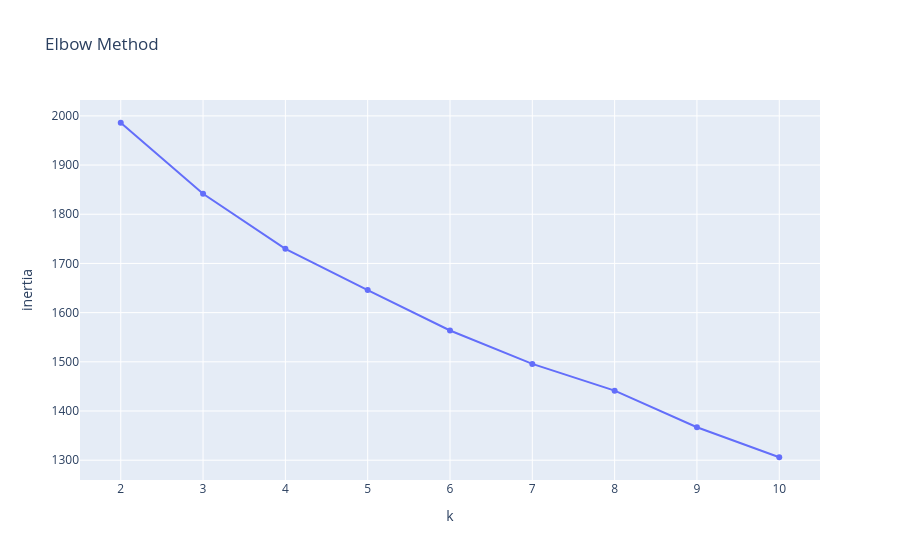
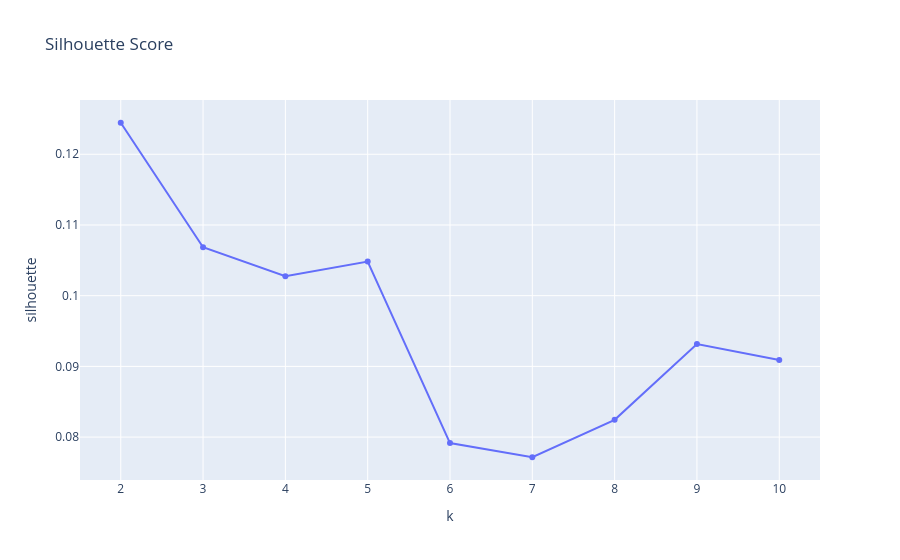

The code cell stored with these charts, in order, in its notebook:
### Code cell
px.line(
    df_results,
    x="k",
    y="inertia",
    markers=True,
    title="Elbow Method"
).show()

px.line(
    df_results,
    x="k",
    y="silhouette",
    markers=True,
    title="Silhouette Score"
).show()

### Figure 1 — Plotly figure (JSON) as saved in the notebook; plotly's stock layout.template omitted (floating-point values rounded to 4 significant figures)
{"data": [{"hovertemplate": "k=%{x}<br>inertia=%{y}<extra></extra>", "legendgroup": "", "line": {"color": "#636efa", "dash": "solid"}, "marker": {"symbol": "circle"}, "mode": "lines+markers", "name": "", "orientation": "v", "showlegend": false, "type": "scatter", "x": [2, 3, 4, 5, 6, 7, 8, 9, 10], "xaxis": "x", "y": [1986.0, 1842.0, 1730.0, 1646.0, 1564.0, 1496.0, 1441.0, 1367.0, 1306.0], "yaxis": "y"}], "layout": {"legend": {"tracegroupgap": 0}, "title": {"text": "Elbow Method"}, "xaxis": {"anchor": "y", "domain": [0, 1], "title": {"text": "k"}}, "yaxis": {"anchor": "x", "domain": [0, 1], "title": {"text": "inertia"}}}}

### Figure 2 — Plotly figure (JSON) as saved in the notebook; plotly's stock layout.template omitted (floating-point values rounded to 4 significant figures)
{"data": [{"hovertemplate": "k=%{x}<br>silhouette=%{y}<extra></extra>", "legendgroup": "", "line": {"color": "#636efa", "dash": "solid"}, "marker": {"symbol": "circle"}, "mode": "lines+markers", "name": "", "orientation": "v", "showlegend": false, "type": "scatter", "x": [2, 3, 4, 5, 6, 7, 8, 9, 10], "xaxis": "x", "y": [0.1245, 0.1069, 0.1028, 0.1048, 0.07915, 0.07715, 0.08244, 0.09317, 0.09091], "yaxis": "y"}], "layout": {"legend": {"tracegroupgap": 0}, "title": {"text": "Silhouette Score"}, "xaxis": {"anchor": "y", "domain": [0, 1], "title": {"text": "k"}}, "yaxis": {"anchor": "x", "domain": [0, 1], "title": {"text": "silhouette"}}}}
